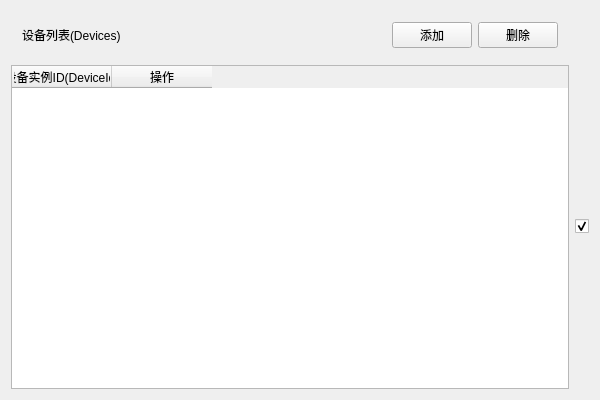
<?xml version="1.0" encoding="UTF-8"?>
<ui version="4.0">
 <class>CTcpEdgeTestDataView_GetHisCommon</class>
 <widget class="QWidget" name="CTcpEdgeTestDataView_GetHisCommon">
  <property name="geometry">
   <rect>
    <x>0</x>
    <y>0</y>
    <width>600</width>
    <height>400</height>
   </rect>
  </property>
  <property name="sizePolicy">
   <sizepolicy hsizetype="Preferred" vsizetype="Preferred">
    <horstretch>0</horstretch>
    <verstretch>0</verstretch>
   </sizepolicy>
  </property>
  <property name="windowTitle">
   <string>CTcpEdgeTestDataView_DataSubs</string>
  </property>
  <layout class="QGridLayout" name="gridLayout">
   <item row="3" column="1">
    <widget class="QCheckBox" name="__Devices__">
     <property name="text">
      <string/>
     </property>
     <property name="checked">
      <bool>true</bool>
     </property>
    </widget>
   </item>
   <item row="3" column="0">
    <widget class="QTableWidget" name="_Devices_">
     <property name="sizePolicy">
      <sizepolicy hsizetype="Preferred" vsizetype="Expanding">
       <horstretch>0</horstretch>
       <verstretch>0</verstretch>
      </sizepolicy>
     </property>
     <property name="minimumSize">
      <size>
       <width>0</width>
       <height>200</height>
      </size>
     </property>
     <property name="selectionMode">
      <enum>QAbstractItemView::SingleSelection</enum>
     </property>
     <property name="selectionBehavior">
      <enum>QAbstractItemView::SelectRows</enum>
     </property>
     <column>
      <property name="text">
       <string>设备实例ID(DeviceId)</string>
      </property>
     </column>
     <column>
      <property name="text">
       <string>操作</string>
      </property>
     </column>
    </widget>
   </item>
   <item row="1" column="0">
    <widget class="QWidget" name="widget" native="true">
     <layout class="QHBoxLayout" name="horizontalLayout">
      <item>
       <widget class="QLabel" name="label">
        <property name="text">
         <string>设备列表(Devices)</string>
        </property>
       </widget>
      </item>
      <item>
       <spacer name="horizontalSpacer">
        <property name="orientation">
         <enum>Qt::Horizontal</enum>
        </property>
        <property name="sizeHint" stdset="0">
         <size>
          <width>40</width>
          <height>20</height>
         </size>
        </property>
       </spacer>
      </item>
      <item>
       <widget class="QPushButton" name="btnAdd">
        <property name="text">
         <string>添加</string>
        </property>
        <property name="icon">
         <iconset resource="../../../../TcpEdgeServer/TcpEdgeServer.qrc">
          <normaloff>:/Resources/add.png</normaloff>:/Resources/add.png</iconset>
        </property>
       </widget>
      </item>
      <item>
       <widget class="QPushButton" name="btnDelete">
        <property name="text">
         <string>删除</string>
        </property>
        <property name="icon">
         <iconset resource="../../../../TcpEdgeServer/TcpEdgeServer.qrc">
          <normaloff>:/Resources/delete.png</normaloff>:/Resources/delete.png</iconset>
        </property>
       </widget>
      </item>
     </layout>
    </widget>
   </item>
  </layout>
 </widget>
 <layoutdefault spacing="6" margin="11"/>
 <resources>
  <include location="../../../../TcpEdgeServer/TcpEdgeServer.qrc"/>
 </resources>
 <connections/>
</ui>
